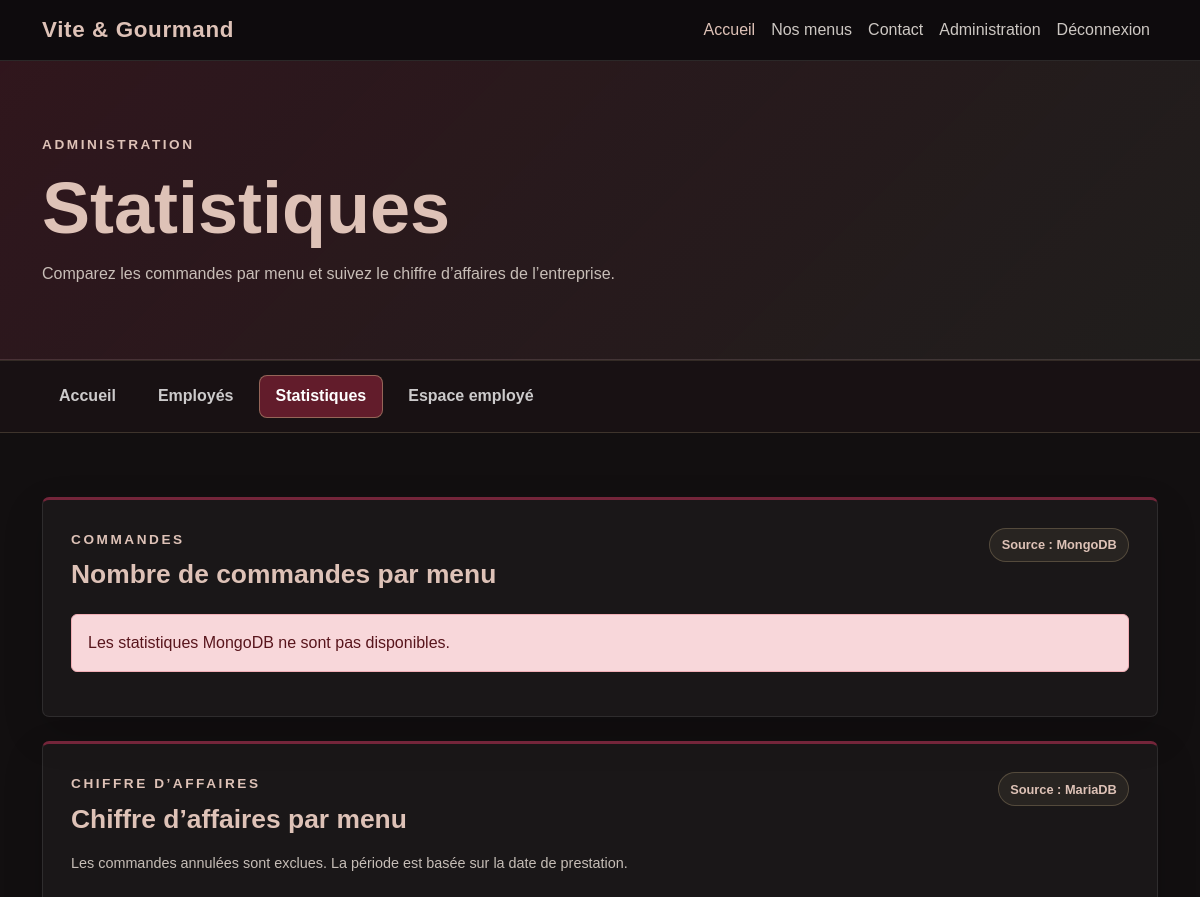
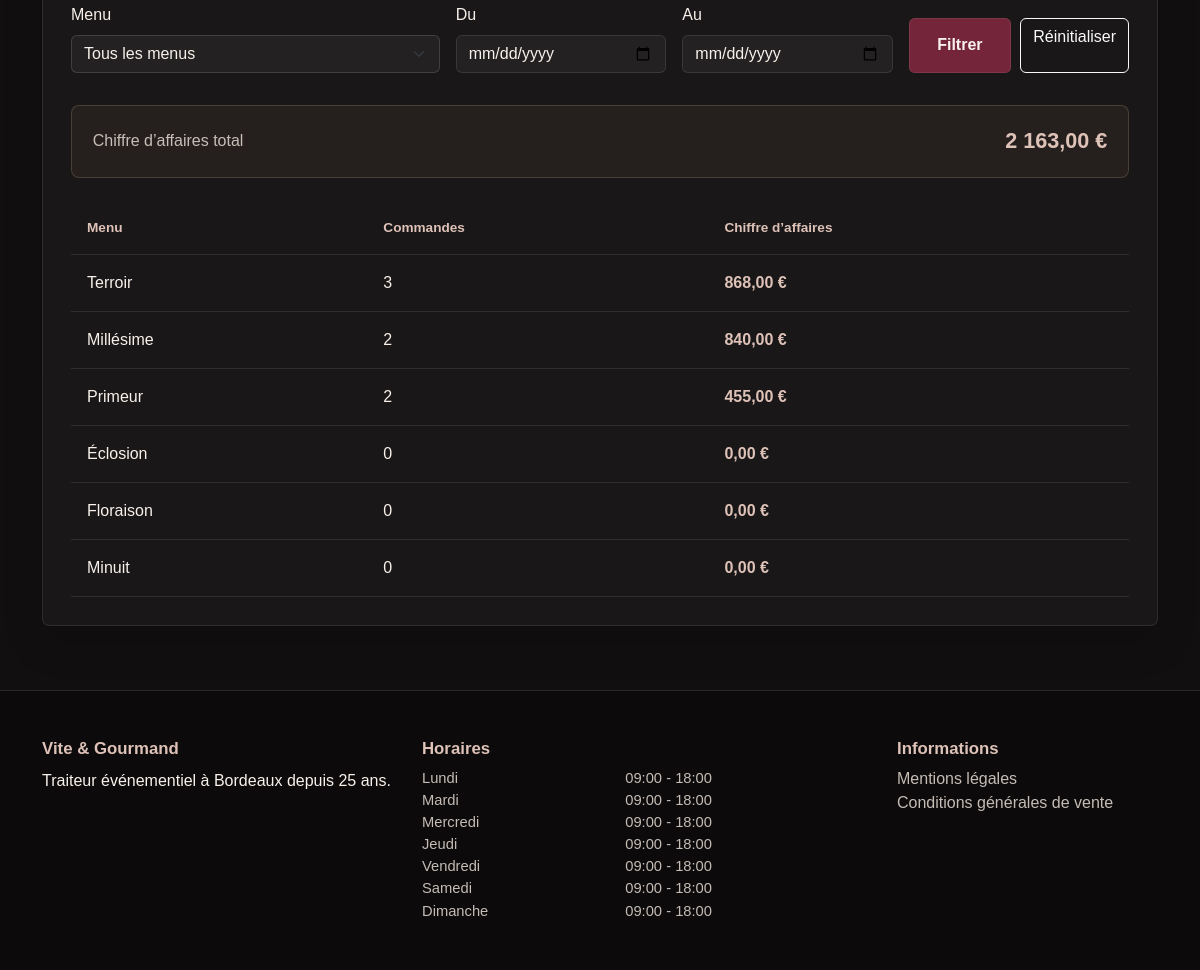
The page /admin/statistics (signed in) on the database its author committed (2 pictures, top to bottom).
### tables this page shows
CREATE TABLE menus (
    id INT AUTO_INCREMENT PRIMARY KEY,
    theme_id INT NOT NULL,
    dietary_type_id INT NOT NULL,
    title VARCHAR(150) NOT NULL,
    description TEXT NOT NULL,
    conditions TEXT NOT NULL,
    minimum_order_days INT NOT NULL DEFAULT 1,
    available_from DATE NULL,
    available_until DATE NULL,
    minimum_people INT NOT NULL,
    base_price DECIMAL(10, 2) NOT NULL,
    stock_quantity INT NOT NULL DEFAULT 0,
    is_active BOOLEAN NOT NULL DEFAULT TRUE,
    created_at TIMESTAMP NOT NULL DEFAULT CURRENT_TIMESTAMP,
    updated_at TIMESTAMP NOT NULL DEFAULT CURRENT_TIMESTAMP
        ON UPDATE CURRENT_TIMESTAMP,

    CONSTRAINT fk_menus_theme
        FOREIGN KEY (theme_id)
        REFERENCES themes(id)
        ON DELETE RESTRICT,

    CONSTRAINT fk_menus_dietary_type
        FOREIGN KEY (dietary_type_id)
        REFERENCES dietary_types(id)
        ON DELETE RESTRICT
);

CREATE TABLE opening_hours (
    id INT AUTO_INCREMENT PRIMARY KEY,
    day_number TINYINT NOT NULL UNIQUE,
    day_name VARCHAR(20) NOT NULL,
    opening_time TIME NULL,
    closing_time TIME NULL,
    is_closed BOOLEAN NOT NULL DEFAULT FALSE
);

### app/Views/admin/statistics.php (the view, shortened to what the rows shown need)
<section class="employee-dashboard-hero py-5">
    <div class="container py-4">
        <h1 class="employee-dashboard-title">
            Statistiques
        </h1>
    </div>
</section>
<section class="employee-dashboard-section py-5">
    <div class="container py-3">
        <div class="employee-dashboard-card">
            <div class="admin-statistics-heading">
                <div>
                    <h2 class="employee-dashboard-card-title">
                        Nombre de commandes par menu
                    </h2>
                </div>
            </div>
        </div>
        <div
            class="employee-dashboard-card mt-4"
            id="revenue">
            <div class="admin-statistics-heading">
                <div>
                    <h2 class="employee-dashboard-card-title">
                        Chiffre d’affaires par menu
                    </h2>
                </div>
            </div>
            <?php if ($revenueError !== null): ?>
                <div
                    class="alert alert-danger mt-4"
                    role="alert">
                    <?php
                    echo htmlspecialchars(
                        $revenueError
                    );
                    ?>
                </div>
            <?php else: ?>
                <?php if (empty($revenueStatistics)): ?>
                    <div class="employee-empty-state mt-4">
                        <p class="mb-0">
                            Aucun résultat pour cette période.
                        </p>
                    </div>
                <?php else: ?>
                    <div class="table-responsive mt-4">
                        <table class="admin-revenue-table">
                            <thead>
                                <tr>
                                    <th scope="col">
                                        Menu
                                    </th>
                                    <th scope="col">
                                        Commandes
                                    </th>
                                    <th scope="col">
                                        Chiffre d’affaires
                                    </th>
                                </tr>
                            </thead>
                            <tbody>
                                <?php foreach (
                                    $revenueStatistics
                                    as $statistic
                                ): ?>
                                    <tr>
                                        <td>
                                            <?php
                                            echo htmlspecialchars(
                                                $statistic['menu_title']
                                            );
                                            ?>
                                        </td>
                                        <td>
                                            <?php
                                            echo (int)
                                            $statistic['order_count'];
                                            ?>
                                        </td>
                                        <td>
                                            <strong>
                                                <?php
                                                echo number_format(
                                                    (float)
                                                    $statistic['revenue'],
                                                    2,
                                                    ',',
                                                    ' '
                                                );
                                                ?> €
                                            </strong>
                                        </td>
                                    </tr>
                                <?php endforeach; ?>
                            </tbody>
                        </table>
                    </div>
                <?php endif; ?>
            <?php endif; ?>
        </div>
    </div>
</section>

### app/Views/layouts/footer.php (shortened to what the rows shown need)
</main>
<footer class="site-footer">
    <div class="container py-5">
        <div class="row gy-4">
            <div class="col-lg-4 col-md-6">
                <h2 class="footer-title">
                    Vite & Gourmand
                </h2>
            </div>
            <div class="col-lg-5 col-md-6">
                <h2 class="footer-title">
                    Horaires
                </h2>
                <?php if (!empty($openingHours)): ?>
                    <ul class="opening-hours-list list-unstyled mb-0">
                        <?php foreach ($openingHours as $openingHour): ?>
                            <li class="opening-hours-item">
                                <span>
                                    <?php echo htmlspecialchars($openingHour['day_name']); ?>
                                </span>
                                <span>
                                    <?php if ((bool) $openingHour['is_closed']): ?>
                                        Fermé
                                    <?php else: ?>
                                        <?php
                                        echo htmlspecialchars(
                                            substr($openingHour['opening_time'], 0, 5)
                                        );
                                        ?>
                                        -
                                        <?php
                                        echo htmlspecialchars(
                                            substr($openingHour['closing_time'], 0, 5)
                                        );
                                        ?>
                                    <?php endif; ?>
                                </span>
                            </li>
                        <?php endforeach; ?>
                    </ul>
                <?php else: ?>
                    <p class="mb-0">
                        Les horaires seront bientôt disponibles.
                    </p>
                <?php endif; ?>
            </div>
            <div class="col-lg-3 col-md-6">
                <h2 class="footer-title">
                    Informations
                </h2>
            </div>
        </div>
    </div>
</footer>
</body>
</html>

### rows shown on the page
menus: title "Terroir", order_count "3", revenue "868,00"
menus: title "Millésime", order_count "2", revenue "840,00"
menus: title "Primeur", order_count "2", revenue "455,00"
menus: title "Éclosion", order_count "0", revenue "0,00"
menus: title "Floraison", order_count "0", revenue "0,00"
menus: title "Minuit", order_count "0", revenue "0,00"
opening_hours: day_name "Lundi", opening_time "09:00", closing_time "18:00"
opening_hours: day_name "Mardi", opening_time "09:00", closing_time "18:00"
opening_hours: day_name "Mercredi", opening_time "09:00", closing_time "18:00"
opening_hours: day_name "Jeudi", opening_time "09:00", closing_time "18:00"
opening_hours: day_name "Vendredi", opening_time "09:00", closing_time "18:00"
opening_hours: day_name "Samedi", opening_time "09:00", closing_time "18:00"
opening_hours: day_name "Dimanche", opening_time "09:00", closing_time "18:00"

### other values the page prints
$accountLabel "Administration"
$statisticsError "Les statistiques MongoDB ne sont pas disponibles."
$revenueTotal "2 163,00"
